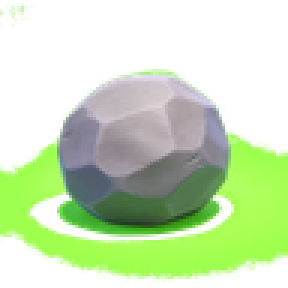
#> input picture assets/resources/art/fx/fx_boulder.png, 96 x 96 px (shown 3 times larger)
$ python clean_boulder_fx.py
#> lines starting #> are read from the running program, lines starting #| are printed output that depends on the picture
"""Remove green-screen spill from the existing rock; retain original source."""
from pathlib import Path
from PIL import Image

root = Path(__file__).resolve().parents[1]
image = Image.open(root / 'assets/resources/art/fx/fx_boulder.png').convert('RGBA')
#> image is the input picture: PIL image 96x96 RGBA; mean R, G, B, A 81.5, 111.6, 59.3, 124.7
# The rock occupies this bounding box; painted ground shadow must not fly with it.
image = image.crop((18, 24, 78, 76))
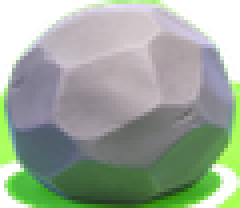
#> image: PIL image 60x52 RGBA (shown 4 times larger); mean R, G, B, A 121.4, 137.8, 117.7, 214.3; transparent parts drawn white
pixels = []
for r, g, b, a in image.getdata():
    spill = max(0, g - max(r, b))
    if spill > 12:
        a = round(a * max(0, 1 - (spill - 12) / 32))
        g = min(g, max(r, b))
    pixels.append((r, g, b, a))
#> this loop made 3120 passes
#> (r, g, b, a, spill) on passes 1 to 12: (0, 0, 0, 0, 0), (0, 0, 0, 0, 0), (0, 0, 0, 0, 0), (0, 0, 0, 0, 0), (0, 0, 0, 0, 0), (0, 0, 0, 0, 0), (0, 0, 0, 0, 0), (0, 0, 0, 0, 0), (0, 0, 0, 0, 0), (0, 0, 0, 0, 0), (0, 0, 0, 0, 0), (0, 0, 0, 0, 0)
#> (spill, a, g) on passes 77, 82, 83, 84, 85, 86: (128, 0, 127), (63, 0, 176), (40, 17, 190), (28, 98, 196), (25, 142, 200), (14, 237, 207)
#> after the loop, pixels = 3120 items, first 6: (0, 0, 0, 0), (0, 0, 0, 0), (0, 0, 0, 0), (0, 0, 0, 0), (0, 0, 0, 0), (0, 0, 0, 0)
image.putdata(pixels)
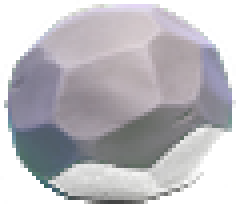
#> image: PIL image 60x52 RGBA (shown 4 times larger); mean R, G, B, A 121.4, 119.6, 117.7, 161; transparent parts drawn white
canvas = Image.new('RGBA', (64, 64))
#> canvas: PIL image 64x64 RGBA; every value is 0
canvas.alpha_composite(image, (2, 6))
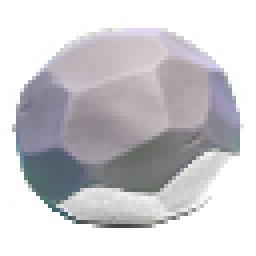
#> canvas: PIL image 64x64 RGBA (shown 4 times larger); mean R, G, B, A 79.9, 78.5, 81.8, 122.6; transparent parts drawn white
canvas.save(root / 'assets/resources/art/fx/boulder_clean.png')

$ run again, with assets/resources/art/fx/fx_arrow.png copied over assets/resources/art/fx/fx_boulder.png
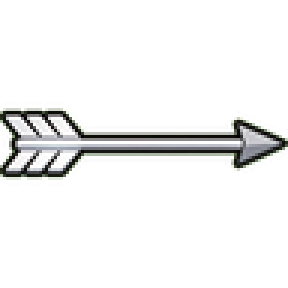
#> input picture assets/resources/art/fx/fx_arrow.png, 96 x 96 px (shown 3 times larger)
#> image is the input picture: PIL image 96x96 RGBA; mean R, G, B, A 17.3, 18.5, 15.7, 29
#> `image = image.crop((18, 24, 78, 76))`:
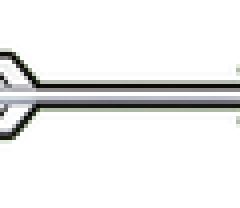
#> image: PIL image 60x52 RGBA (shown 4 times larger); mean R, G, B, A 25.3, 26.9, 22.5, 41.9; transparent parts drawn white
#> the loop `for r, g, b, a in image.getdata():` made 3120 passes
#> (spill, a, g) on passes 604, 721, 723, 724, 726, 785, 787, 845: (255, 0, 0), (16, 56, 67), (33, 22, 76), (85, 0, 170), (127, 0, 0), (52, 0, 79), (127, 0, 0), (15, 193, 41)
#> after the loop `for r, g, b, a in image.getdata():`: pixels = 3120 items, first 6: (0, 0, 0, 0), (0, 0, 0, 0), (0, 0, 0, 0), (0, 0, 0, 0), (0, 0, 0, 0), (0, 0, 0, 0)
#> `canvas.alpha_composite(image, (2, 6))`:
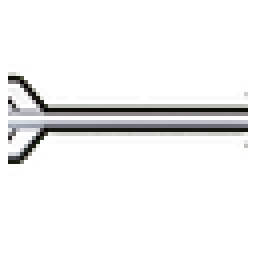
#> canvas: PIL image 64x64 RGBA (shown 4 times larger); mean R, G, B, A 19, 19.1, 17, 31; transparent parts drawn white

$ run again, with assets/resources/art/fx/fx_bolt.png copied over assets/resources/art/fx/fx_boulder.png
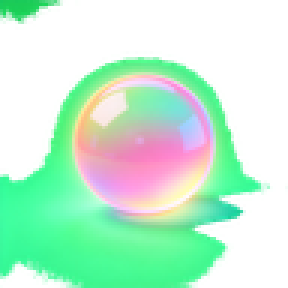
#> input picture assets/resources/art/fx/fx_bolt.png, 96 x 96 px (shown 3 times larger)
#> image is the input picture: PIL image 96x96 RGBA; mean R, G, B, A 74.5, 129.9, 95.9, 131.6
#> `image = image.crop((18, 24, 78, 76))`:
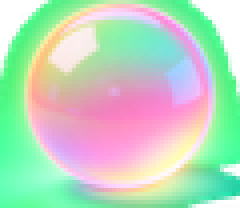
#> image: PIL image 60x52 RGBA (shown 4 times larger); mean R, G, B, A 170.8, 203.3, 176.6, 235.4; transparent parts drawn white
#> the loop `for r, g, b, a in image.getdata():` made 3120 passes
#> (r, g, b, a, spill) on passes 1 to 8: (0, 0, 0, 0, 0), (0, 0, 0, 0, 0), (0, 0, 0, 0, 0), (0, 0, 0, 0, 0), (0, 0, 0, 0, 0), (0, 0, 0, 0, 0), (0, 0, 0, 0, 0), (0, 0, 0, 0, 0)
#> after the loop `for r, g, b, a in image.getdata():`: pixels = 3120 items, first 6: (0, 0, 0, 0), (0, 0, 0, 0), (0, 0, 0, 0), (0, 0, 0, 0), (0, 0, 0, 0), (0, 0, 0, 0)
#> `canvas.alpha_composite(image, (2, 6))`:
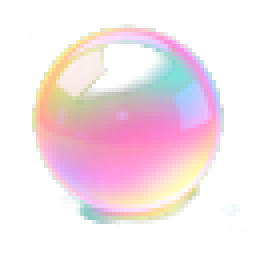
#> canvas: PIL image 64x64 RGBA (shown 4 times larger); mean R, G, B, A 98.6, 82.9, 89.3, 104.1; transparent parts drawn white
